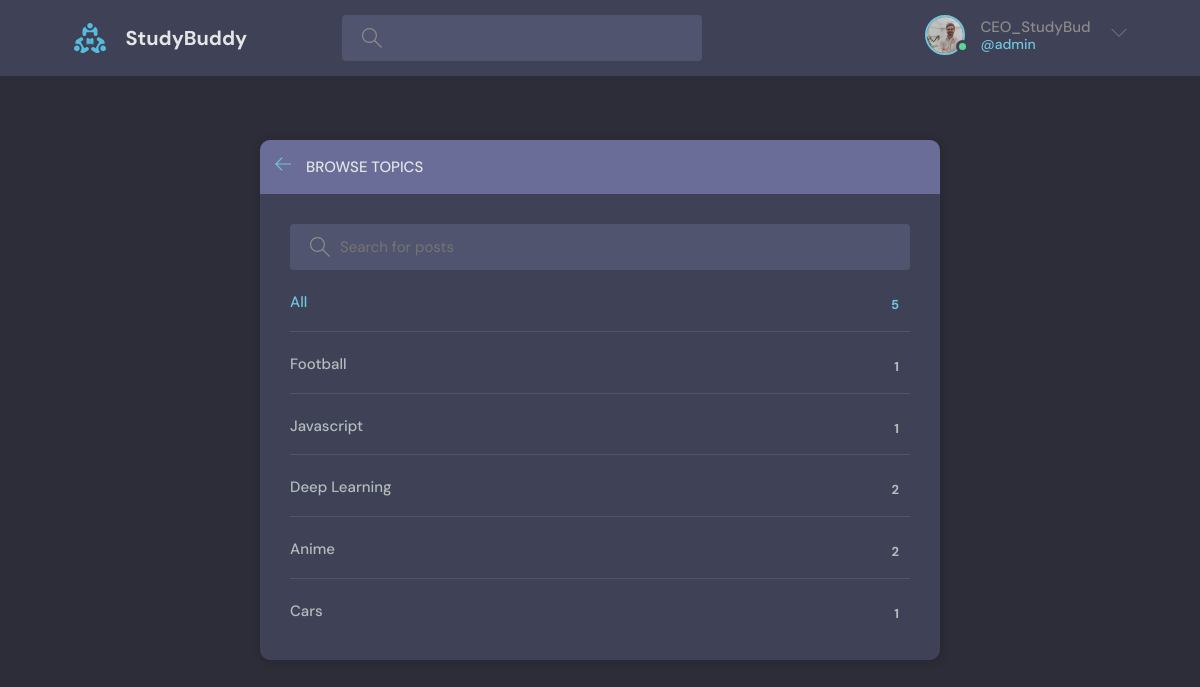
The page /topics/ (signed in) on the database its author committed.
### users/models.py (models this page shows)
class User(AbstractUser):
    name = models.CharField(max_length=200, null=True)
    email = models.EmailField(unique=True, null=True)
    bio = models.TextField(null=True)
    avatar = models.ImageField(upload_to='profiles/', default='profiles/avatar.svg', null=True, blank=True)
    USERNAME_FIELD = 'email'
    REQUIRED_FIELDS = []

### base/models.py (models this page shows)
class Topic(models.Model):
    name = models.CharField(max_length=200)
    def __str__(self):
        return self.name

### base/views.py (the view)
# urls.py: path('topics/', views.getTopics),
def topics(request):
    search_query = ''
    if request.GET.get('search_query'):
        search_query = request.GET.get('search_query')
    topics = Topic.objects.distinct().filter(Q(name__icontains = search_query))
    context = {'topics': topics}
    return render(request, 'base/topics.html', context)

### base/templates/base/topics.html (shortened to what this page needs)
{% extends 'main.html' %}
{% block content %}
    <main class="create-room layout">
      <div class="container">
        <div class="layout__box">
          <div class="layout__boxHeader">
            <div class="layout__boxTitle">
              <a href="{{request.META.HTTP_REFERER}}">
                <svg version="1.1" xmlns="http://www.w3.org/2000/svg" width="32" height="32" viewBox="0 0 32 32">
                  <title>arrow-left</title>
                  <path
                    d="M13.723 2.286l-13.723 13.714 13.719 13.714 1.616-1.611-10.96-10.96h27.625v-2.286h-27.625l10.965-10.965-1.616-1.607z"
                  ></path>
                </svg>
              </a>
              <h3>Browse Topics</h3>
            </div>
          </div>
          <div class="topics-page layout__body">
            <form class="header__search" action="" method="get">
              <label>
                <input placeholder="Search for posts" name="search_query"/>
              </label>
            </form>
            <ul class="topics__list">
              <li>
                <a href="/" class="active">All <span>{{topics.count}}</span></a>
              </li>
              {% for topic in topics %}
                <li>
                  <a href="{% url 'home' %}?search_query={{topic}}">{{topic}} <span>{{topic.room_set.all.count}}</span></a>
                </li>
              {% endfor %}
            </ul>
          </div>
        </div>
      </div>
    </main>
{% endblock content %}

### templates/navbar.html (shortened to what this page needs)
{% load static %}
  <header class="header header--loggedIn">
    <div class="container">
      <a href="{% url 'home' %}" class="header__logo">
        <img src="{% static 'assets/logo.svg' %}" />
        <h1>StudyBuddy</h1>
      </a>
      <form class="header__search" action="{% url 'home' %}" method="get" >
        <label>
          <input name="search_query" placeholder="Search for rooms..." value="{{search_query}} "/>
        </label>
      </form>
      <nav class="header__menu">
        <div class="header__user">
          {% if user.is_authenticated %}
          <a href="{% url 'profile' user.id %}">
            <div class="avatar avatar--medium active">
              <img src="{{request.user.avatar.url}}" />
            </div>
            <p>{{user.name}} <span>@{{user.username}}</span></p>
          </a>
          <button class="dropdown-button">
            <svg version="1.1" xmlns="http://www.w3.org/2000/svg" width="32" height="32" viewBox="0 0 32 32">
              <title>chevron-down</title>
              <path d="M16 21l-13-13h-3l16 16 16-16h-3l-13 13z"></path>
            </svg>
          </button>
          {% endif %}
        </div>
      </nav>
    </div>
  </header>

### static/styles/style.css (style rules this page uses)
:root { --color-main: #71c6dd; --color-main-light: #e1f6fb; --color-dark: #3f4156; --color-dark-medium: #51546e; --color-dark-light: #696d97; --color-light: #e5e5e5; --color-gray: #8b8b8b; --color-light-gray: #b2bdbd; --color-bg: #2d2d39; --color-success: #5dd693; --color-error: #fc4b0b; --dark: #34495E; --light: #ffffff; --success: #0ABF30; --error: #E24D4C; --warning: #E9BD0C; --info: #3498DB; }
* { font-family: "DM Sans", -apple-system, BlinkMacSystemFont, "Segoe UI", Roboto, Oxygen, Ubuntu, Cantarell, "Open Sans", "Helvetica Neue", sans-serif; margin: 0; padding: 0; box-sizing: border-box; text-rendering: optimizeLegibility; font-size: inherit; }
html { font-size: 56.25%; }
@media only screen and (min-width: 1200px) { html { font-size: 62.5%; } }
body { line-height: 1.6; font-weight: 400; font-size: 1.5rem; color: var(--color-light-gray); background-color: var(--color-bg); min-height: 100vh; }
img { width: 100%; }
a { display: inline-block; color: var(--color-main); text-decoration: none; }
.container { max-width: 120rem; width: 90%; margin: auto; }
.avatar { position: relative; display: inline-block; border-radius: 50%; border: 2px solid var(--color-main); }
.avatar img { display: block; border-radius: 50%; object-fit: cover; object-position: center; }
.avatar::after { content: ""; display: block; position: absolute; background-color: var(--color-gray); z-index: 111; border-radius: 50%; border: 0.3rem solid var(--color-dark); }
.avatar.active::after { background-color: var(--color-success); }
.avatar.avatar--medium img { width: 3.6rem; height: 3.6rem; border-radius: 50%; }
.avatar.avatar--medium:after { width: 0.7rem; height: 0.7rem; bottom: 0px; right: -6px; }
.header { padding: 1.5rem; background-color: var(--color-dark); }
.header > .container { display: flex; gap: 9.5rem; }
.header__logo, .header__user { display: flex; gap: 2rem; align-items: center; }
.header__logo > img { height: 3.2rem; width: 3.2rem; }
.header__logo > h1 { font-weight: 700; font-size: 2rem; color: var(--color-light); }
.header__search > label { background-color: var(--color-dark-medium); padding: 1.3rem 1rem; display: flex; align-items: center; gap: 1rem; border-radius: 4px; }
.header__search svg { fill: var(--color-gray); width: 2rem; height: 2rem; margin-left: 1rem; }
.header__search input { width: 30rem; background: transparent; border: none; outline: none; color: var(--color-light); }
.header__menu { margin-left: auto; position: relative; }
.header__menu a { display: flex; gap: 1.5rem; align-items: center; font-weight: 500; text-decoration: none; color: var(--color-gray); }
.header__menu img { height: 3.6rem; }
.header__menu p { line-height: 1.2; }
.header__menu span { color: var(--color-main); font-weight: 500; font-size: 1.4rem; display: block; }
.header__menu svg { width: 1.6rem; height: 1.6rem; fill: var(--color-dark-light); }
.dropdown-button { background: transparent; border: 0; outline: 0; cursor: pointer; }
.layout { margin-top: 2.4rem; }
.layout > .container { display: flex; justify-content: space-between; align-items: flex-start; }
.layout__box { width: 90%; max-width: 48rem; min-height: 40rem; margin: 40px auto; background-color: var(--color-dark); border-radius: 1rem; box-shadow: 1px 1px 6px 3px rgba(0, 0, 0, 0.1); overflow: hidden; }
.layout__boxHeader { display: flex; padding: 1.5rem; background-color: var(--color-dark-light); }
.layout__boxTitle { display: flex; gap: 1.5rem; align-items: center; }
.layout__boxTitle h3 { text-transform: uppercase; font-weight: 500; color: var(--color-light); }
.layout__boxTitle svg { width: 1.6rem; height: 1.6rem; fill: var(--color-main); }
.layout__body { margin: 3rem; }
.topics__list { list-style: none; }
.topics__list li a { display: flex; justify-content: space-between; margin-bottom: 3rem; font-weight: 500; color: var(--color-light-gray); transition: all 0.3s ease-in-out; }
.topics__list li a.active, .topics__list li a:hover { color: var(--color-main); }
.topics__list li a span { padding: 0.5rem 1rem; background-color: var(--color-dark); border-radius: 3px; font-size: 1.3rem; font-weight: 700; letter-spacing: 1px; }
.topics-page .topics__list li:not(:last-child) a { margin: 2rem 0; padding-bottom: 1rem; text-decoration: none; border-bottom: 1px solid var(--color-dark-medium); }
.topics-page .header__search { display: block; }
.create-room.layout .layout__box { max-width: 68rem; }

### rows shown on the page
User: user.avatar (picture), name "CEO_StudyBud", username "admin"
Topic: name "Football", room_set.all.count "1"
Topic: name "Javascript", room_set.all.count "1"
Topic: name "Deep Learning", room_set.all.count "2"
Topic: name "Anime", room_set.all.count "2"
Topic: name "Cars", room_set.all.count "1"

### other values the page prints
{{ topics.count }} "5"
